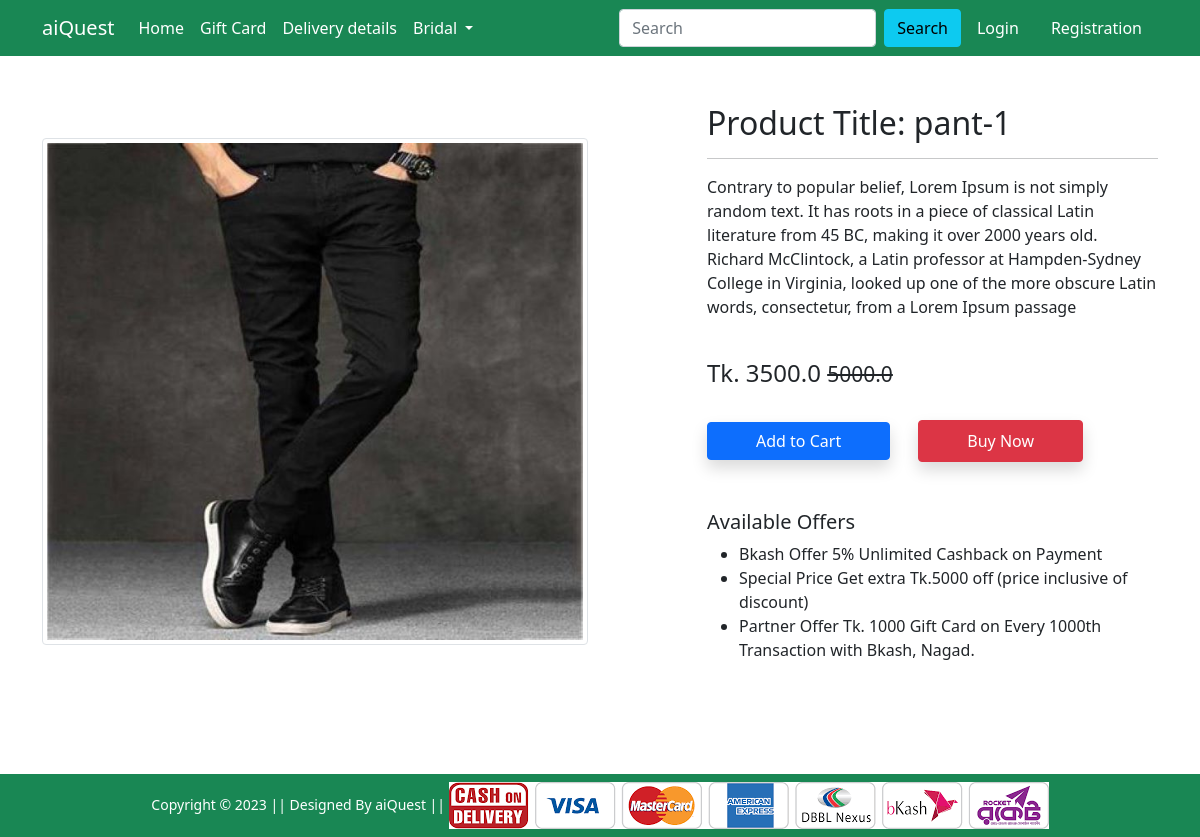
Screenshot of /product-detail/2 with the database file from the repository.
### Shop/models.py (models this page shows, shortened)
class Product(models.Model):
    title = models.CharField(max_length=100)
    selling_price = models.FloatField()
    discounted_price = models.FloatField()
    description = models.TextField()
    brand = models.CharField(max_length=100)
    category = models.CharField(choices=CATEGORY_CHOICES,max_length=2)
    product_image = models.ImageField(upload_to='productimg')

### Shop/views.py (the view)
# urls.py: path('product-detail/<int:pk>', views.ProductDetailView.as_view(), name='product-detail'),
class ProductDetailView(View):
 def get(self, request, pk):
   product = Product.objects.get(pk=pk)
   item_already_in_cart = False
   if request.user.is_authenticated:
     item_already_in_cart = Cart.objects.filter(Q(product=product.id) & Q(user=request.user)).exists()
   return render(request, 'Shop/productdetail.html', {'product':product, 'item_already_in_cart':item_already_in_cart})

### Shop/templates/Shop/productdetail.html (shortened to what this page needs)
{% extends 'Shop/base.html' %}
{% load static %}
{% block main-content %}
<div class="container my-5">
    <div class="row">
        <div class="col-sm-6 text-center align-self-center">
            <img src="{{product.product_image.url}}" alt="" class="img-fluid img-thumbnail">
        </div>
        <div class="col-sm-5 offset-sm-1">
            <h2>Product Title: {{product.title}}</h2>
            <hr>
            <p>{{product.description}}</p> <br>
            <h4>Tk. {{product.discounted_price}} <small class="fw-light text-decoration-line-through">{{product.selling_price}}</small></h4> <br>
            {% if item_already_in_cart %}
            <a href="{% url 'showcart' %}" class="btn btn-warning shadow px-5 px-2">Go to Cart</a>
            {% else %}
            <form action="/add-to-cart" class="d-inline">
                <button type="submit" class="btn btn-primary shadow px-5 px-2">Add to Cart</button>
            </form>
            {% endif %}
            <a href="{% url 'checkout' %}" class="btn btn-danger shadow px-5 py-2 ms-4">Buy Now</a>
            <h5 class="mt-5">Available Offers</h5>
            <ul>
                <li>Bkash Offer 5% Unlimited Cashback on Payment</li>
                <li>Special Price Get extra Tk.5000 off (price inclusive of discount)</li>
                <li>Partner Offer Tk. 1000 Gift Card on Every 1000th Transaction with Bkash, Nagad.</li>
            </ul>
        </div>
    </div>
</div>
{% endblock main-content %}

### Shop/static/Shop/css/style.css (style rules this page uses)
body { display: flex; flex-direction: column; min-height: 100vh; margin: 0; }

### rows the page displays
Product: product_image (picture), title "pant-1", description "Contrary to popular belief, Lorem Ipsum is not simply random text. It has roots in a piece of classical Latin literature from 45 BC, making it over 2000 years old. Richard McClintock, a Latin professor at Hampden-Sydney College in Virginia, looked up one of the more obscure Latin words, consectetur, from a Lorem Ipsum passage", discounted_price "3500.0", selling_price "5000.0"
